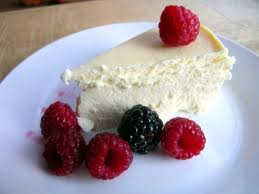
#> input picture FoodImages/Test/Cakes/cake31.jpg, 259 x 194 px, found by its file name; its folder holds only this picture in this run; the run also reads 1 picture not shown here
$ jupyter execute --allow-errors ImageRecognitionWithBoW.ipynb
#> lines starting #> are read from the running program, lines starting #| are printed output that depends on the picture
#> pass 2 of the loop `for i in range(0, len(foods)):`:
In this code, the K-means with a BoW model, KNN and SVM are used for classifying food images. The used dataset is FoodImages which is located in the folder data. Adjust the path, to load the data.
In FoodImages, there are two folders: Train and Test containing training and test images respectively. Each Train/Test folder contains three sub-folders corresponding to three different food types including Cakes, Pasta, and Pizza. For each food category, there are equal numbers of images (30 images) used for training and testing. The Bag-of-Words (BoW) model is built for food image recognition based on the training images of the supplied food database.

The Dictionary class below is developed to build BoW models using K-means algorithm.

# 1. Bag-of-Words (BoW) model

[cell 1]
import numpy as np
import cv2 as cv
from sklearn.cluster import KMeans
import warnings
warnings.filterwarnings("ignore")

class Dictionary(object):
    def __init__(self, name, img_filenames, num_words):
        self.name = name
        self.img_filenames = img_filenames
        self.num_words = num_words

        self.training_data = []
        self.words = []

    def learn(self):
        sift = cv.SIFT_create()

        num_keypoints = []

        # load training images and compute SIFT descriptors
        for filename in self.img_filenames:
            img = cv.imread(filename)
            img_gray = cv.cvtColor(img, cv.COLOR_BGR2GRAY)
            list_des = sift.detectAndCompute(img_gray, None)[1]
            if list_des is None:
                num_keypoints.append(0)
            else:
                num_keypoints.append(len(list_des))
                for des in list_des:
                    self.training_data.append(des)

        # cluster SIFT descriptors using K-means algorithm
        kmeans = KMeans(self.num_words)
        kmeans.fit(self.training_data)
        self.words = kmeans.cluster_centers_

        # create word histograms for training images
        training_word_histograms = [] # list of word histograms of all training images
        index = 0
        for i in range(0, len(self.img_filenames)):
            #for each file, create a histogram
            histogram = np.zeros(self.num_words, np.float32)
            # if some keypoints exist
            if num_keypoints[i]>0:
                for j in range(0, num_keypoints[i]):
                    histogram[kmeans.labels_[j+index]] += 1
                index += num_keypoints[i]
                histogram /= num_keypoints[i]
                training_word_histograms.append(histogram)
        return training_word_histograms

    def create_word_histograms(self, img_filenames):
        sift = cv.SIFT_create()
        histograms = []

        for filename in img_filenames:
            img = cv.imread(filename)
            img_gray = cv.cvtColor(img, cv.COLOR_BGR2GRAY)
            descriptors = sift.detectAndCompute(img_gray, None)[1]

            histogram = np.zeros(self.num_words, np.float32)

            if descriptors is not None:
                for des in descriptors:
                    # find the best matching word
                    min_distance = 1111111
                    matching_word_ID = -1

                    for i in range(0, self.num_words):
                        distance = np.linalg.norm(des-self.words[i])
                        if distance < min_distance:
                            min_distance = distance
                            matching_word_ID = i

                    histogram[matching_word_ID] += 1

                histogram /= len(descriptors) #normalise histogram to frequencies
            histograms.append(histogram)
        return histograms

#### Load training data

[cell 2]
import os

foods = ["Cakes", "Pasta", "Pizza"]
path = "FoodImages/"
training_file_names = []
training_food_labels = []
#> (the rest of this cell did not finish here and is left out)

#### Create and learn dictionary

[cell 3]
num_words = 50
dictionary_name = "food"
dictionary = Dictionary(dictionary_name, training_file_names, num_words)
training_word_histograms = dictionary.learn()
#> in learn, img is the input picture: shape (194, 259, 3); mean B, G, R 162.3, 155, 166
#> in learn, `img_gray = cv.cvtColor(img, cv.COLOR_BGR2GRAY)`:
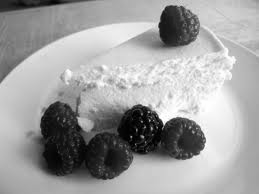
#> img_gray: shape (194, 259); min 0, max 255, mean 159.1
#> after the loop in learn, `for des in list_des:`: self.training_data = 265 items
#> pass 2 of the loop in learn, `for filename in self.img_filenames:`:
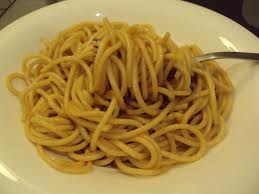
#> input picture FoodImages/Test/Pasta/pasta35.jpg, 259 x 194 px, found by its file name
#> in learn, img is the input picture: shape (194, 259, 3); mean B, G, R 72.3, 137.2, 168.8
#> in learn, `img_gray = cv.cvtColor(img, cv.COLOR_BGR2GRAY)`:
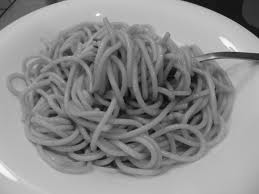
#> img_gray: shape (194, 259); min 7, max 250, mean 139.3
#> after the loop in learn, `for des in list_des:`: self.training_data = 705 items
#> the loop in learn, `for i in range(0, len(self.img_filenames)):` made 2 passes
#> index on passes 1 to 2: 265, 705
#> after the loop in learn, `for i in range(0, len(self.img_filenames)):`: index = 705; training_word_histograms = 2 items
#> training_word_histograms = 2 items

#### Save dictionary

[cell 4]
import pickle
with open("food_dictionary.dic", "wb") as f: # "wb" is for binary write
    pickle.dump(dictionary, f)

#### Load dictionary

[cell 5]
import pickle
with open("food_dictionary.dic", "rb") as f: # "rb" is for binary read
    dictionary = pickle.load(f)

# 2. KNN

#### Apply KNN on whole dataset and test it on a sample image

[cell 6]
from sklearn.neighbors import KNeighborsClassifier

num_nearest_neighbours = 5

knn=KNeighborsClassifier(n_neighbors = num_nearest_neighbours)
knn.fit(training_word_histograms, training_food_labels)

test_file_names = ["FoodImages/Test/Pasta/pasta35.jpg"]
word_histograms = dictionary.create_word_histograms(test_file_names)
#> after the loop in create_word_histograms, `for des in descriptors:`: histogram = 50 values, max 34 at index 5, min 0 at index 30, mean 8.8
#> in create_word_histograms, `histogram /= len(descriptors)`: histogram = 50 values, max 0.0773 at index 5, min 0 at index 30, mean 0.02
#> word_histograms = 1 item
#> pass 2 of the loop `for i in range(0, len(foods)):`:

#> (the rest of this cell did not finish here and is left out)

#### Apply and test KNN on the whole dataset

[cell 7]
test_file_names, test_food_labels = [], []
#> (the rest of this cell did not finish here and is left out)

#### Test the knn classifiere on all test food images

[cell 8]
word_histograms = dictionary.create_word_histograms(test_file_names)
#> pass 2 of the loop in create_word_histograms, `for filename in img_filenames:`:
#> word_histograms = 2 items
#> (the rest of this cell did not finish here and is left out)

#### Evaluation: calculating recognition accuracy

#> (a cell that did not finish here is left out)

#### Evaluation: compute confusion matrix

[cell 10]
from sklearn.metrics import classification_report, confusion_matrix
#> (the rest of this cell did not finish here and is left out)

#### Vary number of neighbours

[cell 11]
num_nearest_neighbours = [10, 15, 20, 25, 30]

#> (the rest of this cell did not finish here and is left out)

The best value for num_nearest_neighbours was 5 with an accuracy of 71.1%.

# 3. SVM

[cell 12]
from sklearn import svm
svm_classifier = svm.SVC(C=50, kernel = "linear")
svm_classifier.fit(training_word_histograms, training_food_labels)

#### Test with one test image

[cell 13]
test_file_name = ["FoodImages/Test/Pasta/pasta35.jpg"]
word_histograms = dictionary.create_word_histograms(test_file_name)
#> word_histograms = 1 item

predicted_food_labels = svm_classifier.predict(word_histograms)
#> predicted_food_labels = [1]
print("Food label: ", predicted_food_labels)
#| Food label:  [1]

#### Test with all test images

[cell 14]
word_histograms = dictionary.create_word_histograms(test_file_names)
#> pass 2 of the loop in create_word_histograms, `for filename in img_filenames:`:
predicted_food_labels = svm_classifier.predict(word_histograms)

#### Evaluation: calculating recognition accuracy

[cell 15]
num_correct_predictions = np.sum(predicted_food_labels == test_food_labels)
recognition_acc = num_correct_predictions/len(test_food_labels)
print(recognition_acc)
#| 1.0

#### Evaluation: compute confusion matrix

[cell 16]
from sklearn.metrics import classification_report, confusion_matrix
cm = confusion_matrix(test_food_labels, predicted_food_labels)
print(cm)
#| [[1 0]
#|  [0 1]]

#### Vary number of the parameter C

[cell 17]
C_list = [10,20,30,40,50]

for c in C_list:
    svm_classifier = svm.SVC(C=c, kernel = "linear")
    svm_classifier.fit(training_word_histograms, training_food_labels)
    word_histograms = dictionary.create_word_histograms(test_file_names)
    predicted_food_labels = svm_classifier.predict(word_histograms)
    num_correct_predictions = np.sum(predicted_food_labels == test_food_labels)
    recognition_acc = num_correct_predictions/len(test_food_labels)
    print("Parameter C: ", c, "    ; accuracy: ", recognition_acc)
#> pass 2 of the loop `for c in C_list:`:

The highest accuracy of 84.4% can be achieved with C=50.

[cell 18]
from sklearn.ensemble import AdaBoostClassifier
adb_classifier = AdaBoostClassifier(n_estimators=150, random_state=0)
adb_classifier.fit(training_word_histograms, training_food_labels)

#### Test algorithm with one test image

[cell 19]
test_file_name = ["FoodImages/Test/Pasta/pasta35.jpg"]
word_histogram = dictionary.create_word_histograms(test_file_name)

predicted_food_labels = adb_classifier.predict(word_histograms)
print("Food label: ", predicted_food_labels)

#### Test with all test images

[cell 20]
word_histograms = dictionary.create_word_histograms(test_file_names)
#> pass 2 of the loop in create_word_histograms, `for filename in img_filenames:`:
predicted_food_labels = adb_classifier.predict(word_histograms)

#### Evaluation: calculating recognition accuracy

[cell 21]
num_correct_predictions = np.sum(predicted_food_labels == test_food_labels)
recognition_acc = num_correct_predictions/len(test_food_labels)
print(recognition_acc)

#### Evaluation: compute confusion matrix

[cell 22]
from sklearn.metrics import classification_report, confusion_matrix
cm = confusion_matrix(test_food_labels, predicted_food_labels)
print(cm)

#### Vary n_estimators

[cell 23]
N_estimators = [50,100,150,200,250]

for n in N_estimators:
    adb_classifier = AdaBoostClassifier(n_estimators=n, random_state=0)
    adb_classifier.fit(training_word_histograms, training_food_labels)
    word_histograms = dictionary.create_word_histograms(test_file_names)
    predicted_food_labels = svm_classifier.predict(word_histograms)
    num_correct_predictions = np.sum(predicted_food_labels == test_food_labels)
    recognition_acc = num_correct_predictions/len(test_food_labels)
    print("n_estimators: ", n, "    ; accuracy: ", recognition_acc)
#> pass 2 of the loop `for n in N_estimators:`:
